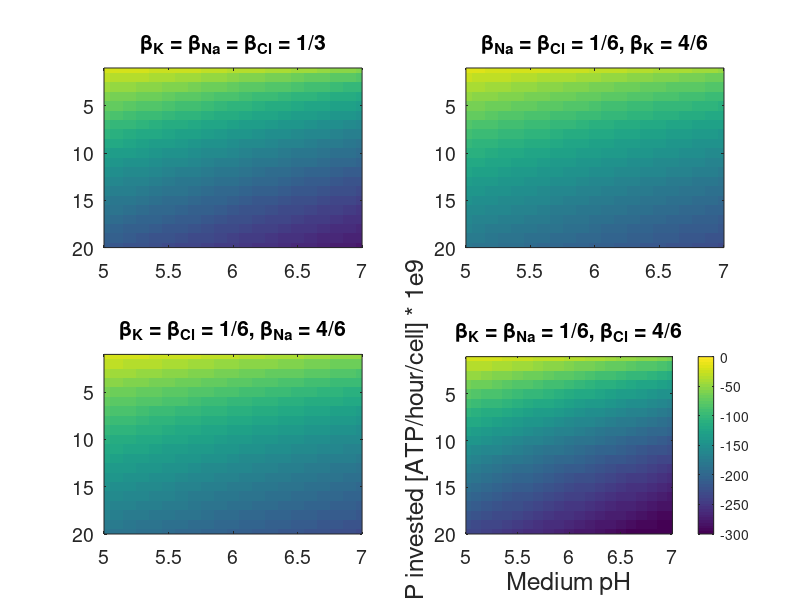

This chart was generated by the following MATLAB code: (Note: this script raises an error after producing the figure.)
%% For a given data set generated for fixed dye conductivity and concentration,
% as well as allocation of ATP work to different ions, plot
% Impact on Osmotic pressure (%), Impact on V_m (%) and Load time as function
% of nu_ATP and pHe 

clear all

figure(1)

% subplot 1
h1 = subplot(2 , 2 , 1);
load('data/28022017_DyeData_BetaK=3.333333e-01_BetaNa=3.333333e-01_BetaCl=3.333333e-01.mat')

imagesc((v.pHe) , (v.nu_ATP) / 1e9 , v.V_m' * 1e3);

xlim([v.pHe(1)   , v.pHe(end)])
ylim([v.nu_ATP(1) , v.nu_ATP(end)] / 1e9)
caxis([-300 0])


title_s1 = title('\beta_K = \beta_{Na} = \beta_{Cl} = 1/3' , 'fontsize' , 13);

set(gca , 'fontsize' , 14)

grid off

% subplot 2
h2 = subplot(2 , 2 , 2);
load('data/28022017_DyeData_BetaK=6.666667e-01_BetaNa=1.666667e-01_BetaCl=1.666667e-01.mat')

imagesc(v.pHe , v.nu_ATP / 1e9, v.V_m' * 1e3);

xlim([v.pHe(1)   , v.pHe(end)])
ylim([v.nu_ATP(1) , v.nu_ATP(end)] / 1e9)
caxis([-300 0])

title_s2 = title('\beta_{Na} = \beta_{Cl} = 1/6, \beta_K = 4/6' , 'fontsize' , 13);

set(gca , 'fontsize' , 14)

grid off

% subplot 3
h3 = subplot(2 , 2 , 3);
load('data/28022017_DyeData_BetaK=1.666667e-01_BetaNa=6.666667e-01_BetaCl=1.666667e-01.mat')

imagesc(v.pHe , v.nu_ATP / 1e9 , v.V_m' * 1e3);

xlim([v.pHe(1)   , v.pHe(end)])
ylim([v.nu_ATP(1) , v.nu_ATP(end)] / 1e9)
caxis([-300 0])

title_s3 = title('\beta_K = \beta_{Cl} = 1/6, \beta_{Na} = 4/6' , 'fontsize' , 13);

set(gca , 'fontsize' , 14)

grid off

% subplot 4
h4 = subplot(2 , 2 , 4);
load('data/28022017_DyeData_BetaK=1.666667e-01_BetaNa=1.666667e-01_BetaCl=6.666667e-01.mat');

imagesc(v.pHe , v.nu_ATP / 1e9 , v.V_m' * 1e3);

xlim([v.pHe(1)   , v.pHe(end)])
ylim([v.nu_ATP(1) , v.nu_ATP(end)] / 1e9)
caxis([-300 0])

title_s4 = title('\beta_K = \beta_{Na} = 1/6, \beta_{Cl} = 4/6' , 'fontsize' , 13);

set(gca , 'fontsize' , 14)

grid off

cbar = colorbar;

y_label = ylabel('ATP invested [ATP/hour/cell] * 1e9' , 'fontsize' , 18);
x_label = xlabel('Medium pH' , 'fontsize' , 18);

posx=get(x_label,'Pos');
set(x_label,'Pos',[4.8 2.4e1 posx(3)])

posy=get(y_label,'Pos');
set(y_label,'Pos',[2 -0.5e1 posy(3)])

set(cbar    , 'Position' , [0.85 , 0.1 , 0.04 , 0.8])

% Rescale size of subplot
RescalingSize = 0.9;

% Step 2: get current position
p1 = get(h1 , 'position');
p2 = get(h2 , 'position');
p3 = get(h3 , 'position');
p4 = get(h4 , 'position');

% Step 2: update position/size
p1(3) = p1(3) * RescalingSize;
p1(4) = p1(4) * RescalingSize;

p2(3) = p2(3) * RescalingSize;
p2(4) = p2(4) * RescalingSize;

p3(3) = p3(3) * RescalingSize;
p3(4) = p3(4) * RescalingSize;

p4(3) = p4(3) * RescalingSize;
p4(4) = p4(4) * RescalingSize;

% Step3: Impose rescaling
set(h1 , 'position' , p1) 
set(h2 , 'position' , p2) 
set(h3 , 'position' , p3) 
set(h4 , 'position' , p4) 

% Move slightly left subplot 2 & 4
MoveLeft = 0.9;

p2(1) = p2(1) * MoveLeft;
p4(1) = p4(1) * MoveLeft;

set(h2 , 'position' , p2)
set(h4 , 'position' , p4)

% Label colorbar
c_label = ylabel(cbar, 'Membrane Potential [mVolts]' , 'rot' , -90 , 'position' , [10 -150 1]);

set(c_label , 'fontsize' , 18)
%set(c_label , 'position' , [0.9 , 0.5 10])
set(gca , 'fontsize' , 14)

print(gcf , 'Figures/Dye_Vm_Allocation.eps' , '-dpsc2')

%% Figure 2: Variation in osmotic pressure
figure(2)

% subplot 1
h1 = subplot(2 , 2 , 1);
load('data/28022017_DyeData_BetaK=3.333333e-01_BetaNa=3.333333e-01_BetaCl=3.333333e-01.mat')

imagesc((v.pHe) , (v.nu_ATP) / 1e9 , log10(v.OsmoticP' / 1e2));

xlim([v.pHe(1)   , v.pHe(end)])
ylim([v.nu_ATP(1) , v.nu_ATP(end)] / 1e9)
caxis([-1 3])


title_s1 = title('\beta_K = \beta_{Na} = \beta_{Cl} = 1/3' , 'fontsize' , 13);

set(gca , 'fontsize' , 14)

grid off

% subplot 2
h2 = subplot(2 , 2 , 2);
load('data/28022017_DyeData_BetaK=6.666667e-01_BetaNa=1.666667e-01_BetaCl=1.666667e-01.mat')

imagesc(v.pHe , v.nu_ATP / 1e9 , log10(v.OsmoticP' / 1e2));

xlim([v.pHe(1)   , v.pHe(end)])
ylim([v.nu_ATP(1) , v.nu_ATP(end)] / 1e9)
caxis([-1 3])

title_s2 = title('\beta_K = 4/6, \beta_{Na} = \beta_{Cl} = 1/6' , 'fontsize' , 13);

set(gca , 'fontsize' , 14)

grid off

% subplot 3
h3 = subplot(2 , 2 , 3);
load('data/28022017_DyeData_BetaK=1.666667e-01_BetaNa=6.666667e-01_BetaCl=1.666667e-01.mat')

imagesc(v.pHe , v.nu_ATP / 1e9 , log10(v.OsmoticP' / 1e2));

xlim([v.pHe(1)   , v.pHe(end)])
ylim([v.nu_ATP(1) , v.nu_ATP(end)] / 1e9)
caxis([-1 3])

title_s1 = title('\beta_K = \beta_{Cl} = 1/6 \beta_{Na} = 4/6' , 'fontsize' , 13);

set(gca , 'fontsize' , 14)

grid off

% subplot 4
h4 = subplot(2 , 2 , 4);
load('data/28022017_DyeData_BetaK=1.666667e-01_BetaNa=1.666667e-01_BetaCl=6.666667e-01.mat');

imagesc(v.pHe , v.nu_ATP / 1e9 , log10(v.OsmoticP' / 1e2));

xlim([v.pHe(1)   , v.pHe(end)])
ylim([v.nu_ATP(1) , v.nu_ATP(end)] / 1e9)
caxis([-1 3])

title_s4 = title('\beta_K = \beta_{Na} = 1/6, \beta_{Cl} = 4/6' , 'fontsize' , 13);

set(gca , 'fontsize' , 14)

grid off

cbar = colorbar;

y_label = ylabel('ATP invested [ATP/hour/cell] * 1e9' , 'fontsize' , 18);
x_label = xlabel('Medium pH' , 'fontsize' , 18);

posx=get(x_label,'Pos');
set(x_label,'Pos',[4.8 23.5 posx(3)])

posy=get(y_label,'Pos');
set(y_label,'Pos',[2.1 -1 posy(3)])

set(cbar    , 'Position' , [0.85 , 0.1 , 0.04 , 0.8])

% Rescale size of subplot
RescalingSize = 0.9;

% Step 2: get current position
p1 = get(h1 , 'position');
p2 = get(h2 , 'position');
p3 = get(h3 , 'position');
p4 = get(h4 , 'position');

% Step 2: update position/size
p1(3) = p1(3) * RescalingSize;
p1(4) = p1(4) * RescalingSize;

p2(3) = p2(3) * RescalingSize;
p2(4) = p2(4) * RescalingSize;

p3(3) = p3(3) * RescalingSize;
p3(4) = p3(4) * RescalingSize;

p4(3) = p4(3) * RescalingSize;
p4(4) = p4(4) * RescalingSize;

% Step3: Impose rescaling
set(h1 , 'position' , p1) 
set(h2 , 'position' , p2) 
set(h3 , 'position' , p3) 
set(h4 , 'position' , p4) 

% Move slightly left subplot 2 & 4
MoveLeft = 0.9;

p2(1) = p2(1) * MoveLeft;
p4(1) = p4(1) * MoveLeft;

set(h2 , 'position' , p2)
set(h4 , 'position' , p4)

% Label colorbar
c_label = ylabel(cbar, 'log_{10}(Osmotic Pressure) [Atmospheres]' , 'rot' , -90 , 'position' , [10 1 1]);

set(c_label , 'fontsize' , 18)
%set(c_label , 'position' , [0.9 , 0.5 10])
set(gca , 'fontsize' , 14)

print(gcf , 'Figures/Dye_Delta_OsmoPressure_Allocation.eps' , '-dpsc2')

%% Figure 3: Loading Time
figure(3)

% subplot 1
h1 = subplot(2 , 2 , 1);
load('data/28022017_DyeData_BetaK=3.333333e-01_BetaNa=3.333333e-01_BetaCl=3.333333e-01.mat')

imagesc((v.pHe) , (v.nu_ATP) / 1e9 , log10(v.LoadingTime'));

xlim([v.pHe(1)   , v.pHe(end)])
ylim([v.nu_ATP(1) , v.nu_ATP(end)] / 1e9)
caxis([0 5])


title_s1 = title('\beta_K = \beta_{Na} = \beta_{Cl} = 1/3' , 'fontsize' , 13);

set(gca , 'fontsize' , 14)

grid off

% subplot 2
h2 = subplot(2 , 2 , 2);
load('data/28022017_DyeData_BetaK=6.666667e-01_BetaNa=1.666667e-01_BetaCl=1.666667e-01.mat')

imagesc(v.pHe , v.nu_ATP / 1e9 , log10(v.LoadingTime'));

xlim([v.pHe(1)   , v.pHe(end)])
ylim([v.nu_ATP(1) , v.nu_ATP(end)] / 1e9)
caxis([0 5])

title_s2 = title('\beta_K = 4/6, \beta_{Na} = \beta_{Cl} = 1/6' , 'fontsize' , 13);

set(gca , 'fontsize' , 14)

grid off

% subplot 3
h3 = subplot(2 , 2 , 3);
load('data/28022017_DyeData_BetaK=1.666667e-01_BetaNa=6.666667e-01_BetaCl=1.666667e-01.mat')

imagesc(v.pHe , v.nu_ATP / 1e9 , log10(v.LoadingTime'));

xlim([v.pHe(1)   , v.pHe(end)])
ylim([v.nu_ATP(1) , v.nu_ATP(end)] / 1e9)
caxis([0 5])

title_s1 = title('\beta_K = \beta_{Cl} = 1/6 \beta_{Na} = 4/6' , 'fontsize' , 13);

set(gca , 'fontsize' , 14)

grid off

% subplot 4
h4 = subplot(2 , 2 , 4);
load('data/28022017_DyeData_BetaK=1.666667e-01_BetaNa=1.666667e-01_BetaCl=6.666667e-01.mat');

imagesc(v.pHe , v.nu_ATP / 1e9 , log10(v.LoadingTime'));

xlim([v.pHe(1)   , v.pHe(end)])
ylim([v.nu_ATP(1) , v.nu_ATP(end)]  / 1e9)
caxis([0 5])

title_s4 = title('\beta_K = \beta_{Na} = 1/6, \beta_{Cl} = 4/6' , 'fontsize' , 13);

set(gca , 'fontsize' , 14)

grid off

cbar = colorbar;

y_label = ylabel('ATP invested [ATP/hour/cell] * 1e9' , 'fontsize' , 18);
x_label = xlabel('Medium pH' , 'fontsize' , 18);

posx=get(x_label,'Pos');
set(x_label,'Pos',[4.8 23 posx(3)])

posy=get(y_label,'Pos');
set(y_label,'Pos',[2 -4 1])

set(cbar    , 'Position' , [0.85 , 0.1 , 0.04 , 0.8])

% Rescale size of subplot
RescalingSize = 0.9;

% Step 2: get current position
p1 = get(h1 , 'position');
p2 = get(h2 , 'position');
p3 = get(h3 , 'position');
p4 = get(h4 , 'position');

% Step 2: update position/size
p1(3) = p1(3) * RescalingSize;
p1(4) = p1(4) * RescalingSize;

p2(3) = p2(3) * RescalingSize;
p2(4) = p2(4) * RescalingSize;

p3(3) = p3(3) * RescalingSize;
p3(4) = p3(4) * RescalingSize;

p4(3) = p4(3) * RescalingSize;
p4(4) = p4(4) * RescalingSize;

% Step3: Impose rescaling
set(h1 , 'position' , p1) 
set(h2 , 'position' , p2) 
set(h3 , 'position' , p3) 
set(h4 , 'position' , p4) 

% Move slightly left subplot 2 & 4
MoveLeft = 0.9;

p2(1) = p2(1) * MoveLeft;
p4(1) = p4(1) * MoveLeft;

set(h2 , 'position' , p2)
set(h4 , 'position' , p4)

% Label colorbar
c_label = ylabel(cbar, 'log_{10}(Loading Time) [seconds]' , 'rot' , -90 , 'position' , [10 2.5 1]);

set(c_label , 'fontsize' , 18)
%set(c_label , 'position' , [0.9 , 0.5 10])
set(gca , 'fontsize' , 14)

print(gcf , 'Figures/Dye_LoadingTime_Allocation.eps' , '-dpsc2')

%% Figure 4: Intracellular dye concentration

figure(4)

% subplot 1
h1 = subplot(2 , 2 , 1);
load('data/28022017_DyeData_BetaK=3.333333e-01_BetaNa=3.333333e-01_BetaCl=3.333333e-01.mat')

imagesc((v.pHe) , (v.nu_ATP) / 1e9 , log10(v.Dye_i' * 1e3));

xlim([v.pHe(1)   , v.pHe(end)])
ylim([v.nu_ATP(1) , v.nu_ATP(end)] / 1e9)
caxis([-3 3])


title_s1 = title('\beta_K = \beta_{Na} = \beta_{Cl} = 1/3' , 'fontsize' , 13);

set(gca , 'fontsize' , 14)

grid off

% subplot 2
h2 = subplot(2 , 2 , 2);
load('data/28022017_DyeData_BetaK=6.666667e-01_BetaNa=1.666667e-01_BetaCl=1.666667e-01.mat')

imagesc(v.pHe , v.nu_ATP /  1e9 , log10(v.Dye_i' * 1e3));

xlim([v.pHe(1)   , v.pHe(end)])
ylim([v.nu_ATP(1) , v.nu_ATP(end)] / 1e9)
caxis([-3 3])

title_s2 = title('\beta_K = 4/6, \beta_{Na} = \beta_{Cl} = 1/6' , 'fontsize' , 13);

set(gca , 'fontsize' , 14)

grid off

% subplot 3
h3 = subplot(2 , 2 , 3);
load('data/28022017_DyeData_BetaK=1.666667e-01_BetaNa=6.666667e-01_BetaCl=1.666667e-01.mat')

imagesc(v.pHe , v.nu_ATP / 1e9 , log10(v.Dye_i' * 1e3));

xlim([v.pHe(1)   , v.pHe(end)])
ylim([v.nu_ATP(1) , v.nu_ATP(end)] / 1e9)
caxis([-3 3])

title_s1 = title('\beta_K = \beta_{Cl} = 1/6 \beta_{Na} = 4/6' , 'fontsize' , 13);

set(gca , 'fontsize' , 14)

grid off

% subplot 4
h4 = subplot(2 , 2 , 4);
load('data/28022017_DyeData_BetaK=1.666667e-01_BetaNa=1.666667e-01_BetaCl=6.666667e-01.mat');

imagesc(v.pHe , v.nu_ATP / 1e9, log10(v.Dye_i' * 1e3));

xlim([v.pHe(1)   , v.pHe(end)])
ylim([v.nu_ATP(1) , v.nu_ATP(end)] / 1e9)
caxis([-3 3])

title_s4 = title('\beta_K = \beta_{Na} = 1/6, \beta_{Cl} = 4/6' , 'fontsize' , 13);

set(gca , 'fontsize' , 14)

grid off

cbar = colorbar;

y_label = ylabel('ATP invested [ATP/hour/cell] * 1e9' , 'fontsize' , 18);
x_label = xlabel('Medium pH' , 'fontsize' , 18);

posx=get(x_label,'Pos');
set(x_label,'Pos',[4.8 23 posx(3)])

posy=get(y_label,'Pos');
set(y_label,'Pos',[2 -4 1])

set(cbar    , 'Position' , [0.85 , 0.1 , 0.04 , 0.8])

% Rescale size of subplot
RescalingSize = 0.9;

% Step 2: get current position
p1 = get(h1 , 'position');
p2 = get(h2 , 'position');
p3 = get(h3 , 'position');
p4 = get(h4 , 'position');

% Step 2: update position/size
p1(3) = p1(3) * RescalingSize;
p1(4) = p1(4) * RescalingSize;

p2(3) = p2(3) * RescalingSize;
p2(4) = p2(4) * RescalingSize;

p3(3) = p3(3) * RescalingSize;
p3(4) = p3(4) * RescalingSize;

p4(3) = p4(3) * RescalingSize;
p4(4) = p4(4) * RescalingSize;

% Step3: Impose rescaling
set(h1 , 'position' , p1) 
set(h2 , 'position' , p2) 
set(h3 , 'position' , p3) 
set(h4 , 'position' , p4) 

% Move slightly left subplot 2 & 4
MoveLeft = 0.9;

p2(1) = p2(1) * MoveLeft;
p4(1) = p4(1) * MoveLeft;

set(h2 , 'position' , p2)
set(h4 , 'position' , p4)

% Label colorbar
c_label = ylabel(cbar, 'log_{10}(Intracellular dye concentration) [mM]' , 'rot' , -90 , 'position' , [10 0 1]);

set(c_label , 'fontsize' , 18)
%set(c_label , 'position' , [0.9 , 0.5 10])
set(gca , 'fontsize' , 14)

print(gcf , 'Figures/Dye_IntraConcentration_Allocation.eps' , '-dpsc2')
